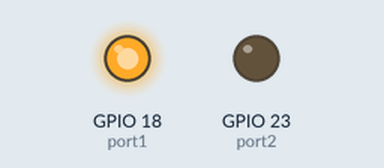
Simulated run of this program. Board: Raspberry Pi (BCM pin numbers). Parts: output pins drawn as LEDs (lit = HIGH).

Above: at 0.1 s.
Timing chart, 0 to 1.6 s (numbered marks = the images above):
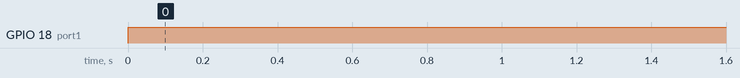

Measured:
- by itself, GPIO 18 (port1): LOW → HIGH at 0.00 s

The program:

Return1-1.py
```python
import RPi.GPIO as IoPort
import time
IoPort.setmode(IoPort.BCM)

def DisplayState(St):
    if St == 1:
        IoPort.output(port1,True)
        IoPort.output(port2,False)
    elif St == 2:
        IoPort.output(port1,False)
        IoPort.output(port2,True)
    elif St == 3:
        IoPort.output(port1,True)
        IoPort.output(port2,True)
    elif St == 4:
        IoPort.output(port1,False)
        IoPort.output(port2,False)

def GetKey(key,St):
    if IoPort.input(key) ==True:
        return St
    time.sleep(0.1)
    while True:
        if IoPort.input(key)==True:
            break
    time.sleep(0.1)
    return St+1

Key1=8
Key2=7
port1=18
port2=23
IoPort.setwarnings(False)
IoPort.setup(Key1,IoPort.IN)
IoPort.setup(Key2,IoPort.IN)
IoPort.setup(port1,IoPort.OUT)
IoPort.setup(port2,IoPort.OUT)

State = 1

while True:
    DisplayState(State)
    if State == 1:
        State = GetKey(Key1,State)
    elif State == 2:
        State = GetKey(Key1,State)
        if GetKey(Key2,0)>0:
            break;
    elif State ==3:
        State = GetKey(Key1,State)
    else:
        State = GetKey(Key1,State)
        if GetKey(Key2,0) > 0:
            break;
    if State > 4:
        State = 1
DisplayState(State)
```
